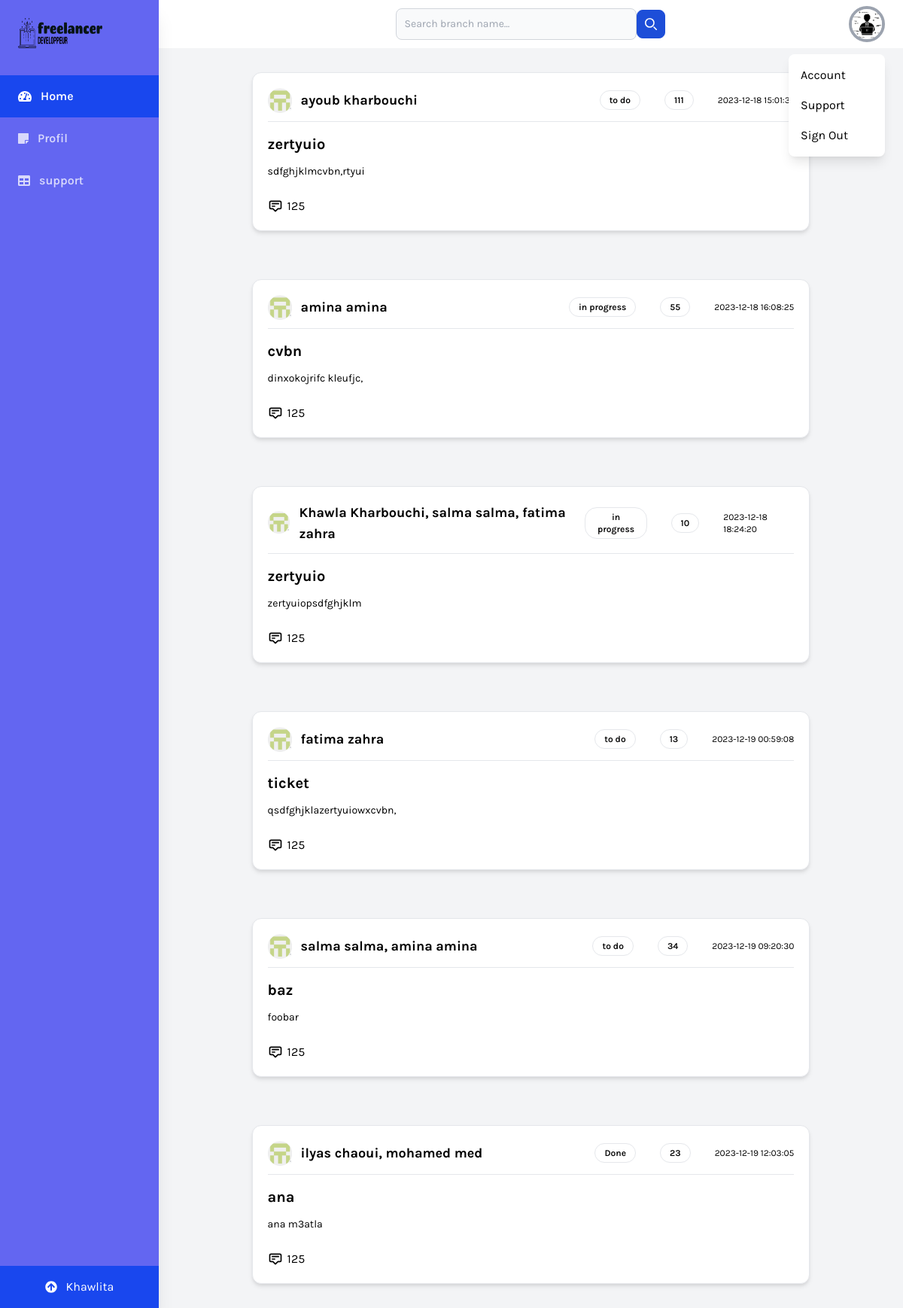
The page / on the database its author committed.
### tables this page shows
CREATE TABLE `tickets` (
  `id` int(11) NOT NULL,
  `titre` varchar(255) NOT NULL,
  `probleme` varchar(255) NOT NULL,
  `status` varchar(255) NOT NULL,
  `description` text NOT NULL,
  `developpeur` varchar(255) NOT NULL,
  `priorite` int(11) NOT NULL,
  `Date` datetime NOT NULL DEFAULT current_timestamp()
);

### class.php (called while the page is built, shortened)
<?php
class Connection
{
    public $host = "localhost";
    public $user = "root";
    public $password = "";
    public $db_name = "ticket";
    public function __construct()
    {
        $this->conn = mysqli_connect($this->host, $this->user, $this->password, $this->db_name);
    }
}
class Conn extends Connection
{
    public function selectData($table, $columns = "*", $condition)
    {
        try {
            $query = "SELECT $columns FROM $table";
            $result = $this->conn->query($query);
            if ($result) {
                $data = [];
                while ($row = $result->fetch_assoc()) {
                    $data[] = $row;
                }
                return $data;
            } else {
                return false;
            }
        } catch (Exception $e) {
            echo "Error: " . $e->getMessage();
            return false;
        }
    }
}
?>

### index.php (the view, shortened to what this page needs)
<?php
require_once 'class.php';
$ticketObj = new Conn();
$ticketId = isset($_GET['ticket_id']) ? $_GET['ticket_id'] : null;
$ticketData = $ticketObj->selectData('tickets', '*', $ticketId);
if ($ticketData) {
    ?>
    <!DOCTYPE html>
    <html lang="en">
    <head>
        <link href="https://cdn.jsdelivr.net/npm/tailwindcss@2.2.19/dist/tailwind.min.css" rel="stylesheet">
        <link href="https://cdnjs.cloudflare.com/ajax/libs/tailwindcss/2.2.19/tailwind.min.css" rel="stylesheet">
    </head>
    <body class="bg-gray-100 font-family-karla flex">
        <aside class=" bg-indigo-500 dark:bg-gray-800 relative  h-screen w-64 hidden sm:block shadow-xl">
            <div class="p-6">
                <a href="index.php"><img src="img/logo H.T.S.png" alt="" class="h-10 w-28"></a>
            </div>
            <nav class="text-white text-base font-semibold pt-3">
                <a href="index.php" class="flex items-center active-nav-link text-white py-4 pl-6 nav-item">
                    <i class="fas fa-tachometer-alt mr-3"></i>
                    Home
                </a>
                <a href="profil.php" class="flex items-center text-white opacity-75 hover:opacity-100 py-4 pl-6 nav-item">
                    <i class="fas fa-sticky-note mr-3"></i>
                    Profil
                </a>
                <a href="support.php" class="flex items-center text-white opacity-75 hover:opacity-100 py-4 pl-6 nav-item">
                    <i class="fas fa-table mr-3"></i>
                    support
                </a>
            </nav>
            <a href="#"
                class="absolute w-full upgrade-btn bottom-0 active-nav-link text-white flex items-center justify-center py-4">
                <i class="fas fa-arrow-circle-up mr-3"></i>
                Khawlita
            </a>
        </aside>
        <div class="w-full flex flex-col h-screen overflow-y-auto">
            <header class="w-full items-center bg-white py-2 px-6 hidden sm:flex">
                <form class="flex items-center">
                    <div class="relative w-full">
                        <input type="text" id="simple-search"
                            class="bg-gray-50 border border-gray-300 text-gray-900 text-sm rounded-lg focus:ring-blue-500 focus:border-blue-500 block w-80 ps-10 p-2.5  dark:bg-gray-700 dark:border-gray-600 dark:placeholder-gray-400 dark:text-white dark:focus:ring-blue-500 dark:focus:border-blue-500"
                            placeholder="Search branch name..." required>
                    </div>
                    <button type="submit"
                        class="p-2.5 ms-2 text-sm font-medium text-white bg-blue-700 rounded-lg border border-blue-700 hover:bg-blue-800 focus:ring-4 focus:outline-none focus:ring-blue-300 dark:bg-blue-600 dark:hover:bg-blue-700 dark:focus:ring-blue-800">
                        <svg class="w-4 h-4" aria-hidden="true" xmlns="http://www.w3.org/2000/svg" fill="none"
                            viewBox="0 0 20 20">
                            <path stroke="currentColor" stroke-linecap="round" stroke-linejoin="round" stroke-width="2"
                                d="m19 19-4-4m0-7A7 7 0 1 1 1 8a7 7 0 0 1 14 0Z" />
                        </svg>
                    </button>
                </form>
                <div x-data="{ isOpen: false }" class="relative w-1/2 flex justify-end">
                    <button @click="isOpen = !isOpen"
                        class="realtive z-10 w-12 h-12 rounded-full overflow-hidden border-4 border-gray-400 hover:border-gray-300 focus:border-gray-300 focus:outline-none">
                        <img src="img/profil.png">
                    </button>
                    <button x-show="isOpen" @click="isOpen = false"
                        class="h-full w-full fixed inset-0 cursor-default"></button>
                    <div x-show="isOpen" class="absolute w-32 bg-white rounded-lg shadow-lg py-2 mt-16">
                        <a href="profil.php" class="block px-4 py-2 account-link hover:text-white">Account</a>
                        <a href="support.php" class="block px-4 py-2 account-link hover:text-white">Support</a>
                        <a href="singIn.php" class="block px-4 py-2 account-link hover:text-white">Sign Out</a>
                    </div>
                </div>
            </header>
        <?php foreach ($ticketData as $ticket): ?>
        <div class='flex items-center justify-center '>
            <div class="rounded-xl border p-5 shadow-md w-9/12 bg-white">
                <div class="flex w-full items-center justify-between border-b pb-3">
                    <div class="flex items-center space-x-3">
                        <div class="h-8 w-8 rounded-full bg-slate-400 ">
                            <img src="img/issue.png" alt="profil">
                        </div>
                        <div class="text-lg font-bold text-slate-700">
                            <?= $ticket['developpeur'] ?>
                        </div>
                    </div>
                    <div class="flex items-center space-x-8">
                        <button class="rounded-2xl border bg-neutral-100 px-3 py-1 text-xs font-semibold">
                            <?= $ticket['status'] ?>
                        </button>
                        <button class="rounded-2xl border bg-neutral-100 px-3 py-1 text-xs font-semibold">
                            <?= $ticket['priorite'] ?>
                        </button>
                        <div class="text-xs text-neutral-500">
                            <?= $ticket['Date'] ?>
                        </div>
                    </div>
                </div>
                <div class="mt-4 mb-6">
                    <div class="mb-3 text-xl font-bold">
                        <?= $ticket['titre'] ?>
                    </div>
                    <div class="text-sm text-neutral-600">
                        <?= $ticket['description'] ?>
                    </div>
                </div>
                <div>
                    <div class="flex items-center justify-between text-slate-500">
                        <div class="flex space-x-4 md:space-x-8">
                            <div onclick="showmessages(this)" <?php echo 'key="' . $ticket['id'] . '"'; ?> class=" flex
                                cursor-pointer items-center transition hover:text-slate-600">
                                <svg xmlns="http://www.w3.org/2000/svg" class="mr-1.5 h-5 w-5" fill="none"
                                    viewBox="0 0 24 24" stroke="currentColor" stroke-width="2">
                                    <path stroke-linecap="round" stroke-linejoin="round"
                                        d="M7 8h10M7 12h4m1 8l-4-4H5a2 2 0 01-2-2V6a2 2 0 012-2h14a2 2 0 012 2v8a2 2 0 01-2 2h-3l-4 4z" />
                                </svg>
                                <span>125</span>
                            </div>
                        </div>
                    </div>
                </div>
            </div>
        </div>
        <?php endforeach; ?>
    </div>
    </body>
    </html>
    <?php
} else {
    echo 'Ticket not found.';
}
?>

### index.php (style rules this page uses)
.font-family-karla { font-family: karla; }
.upgrade-btn { background: #1947ee; }
.active-nav-link { background: #1947ee; }

### rows shown on the page
tickets: developpeur "ayoub kharbouchi", status "to do", priorite "111", Date "2023-12-18 15:01:37", titre "zertyuio", description "sdfghjklmcvbn,rtyui"
tickets: developpeur "amina amina", status "in progress", priorite "55", Date "2023-12-18 16:08:25", titre "cvbn", description "dinxokojrifc kleufjc,"
tickets: developpeur "Khawla Kharbouchi, salma salma, fatima zahra", status "in progress", priorite "10", Date "2023-12-18 18:24:20", titre "zertyuio", description "zertyuiopsdfghjklm"
tickets: developpeur "fatima zahra", status "to do", priorite "13", Date "2023-12-19 00:59:08", titre "ticket", description "qsdfghjklazertyuiowxcvbn,"
tickets: developpeur "salma salma, amina amina", status "to do", priorite "34", Date "2023-12-19 09:20:30", titre "baz", description "foobar"
tickets: developpeur "ilyas chaoui, mohamed med", status "Done", priorite "23", Date "2023-12-19 12:03:05", titre "ana", description "ana m3atla"
